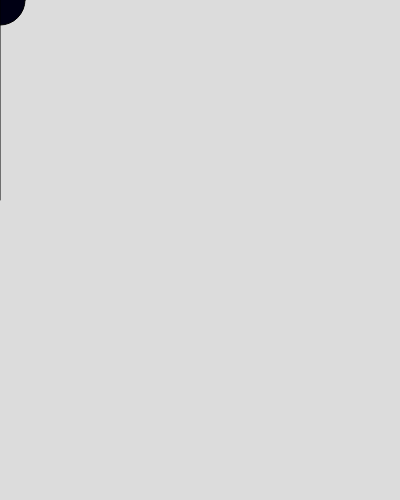
Frame 1 (no input)
Frame 60 (no input): identical to frame 1, image omitted
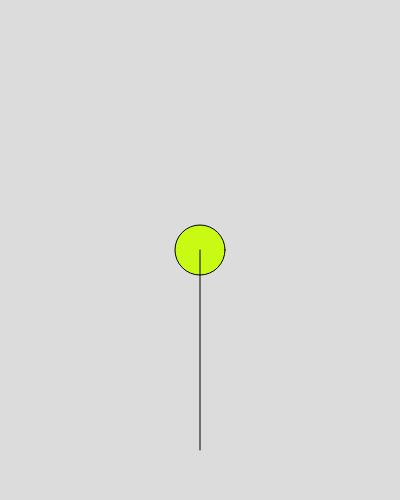
Frame 120 (the mouse pressed at the canvas centre since frame 60)

The p5.js sketch that drew these frames (run headless with seeded random() and noise() and a simulated clock; from frame 60 on, the mouse is pressed at the canvas centre):

// p5.js sketch
// ── sketch.js
let cx = 44;

function setup(){
  createCanvas(400,500)
}


function draw() {
  background(220);
  let speed = (mouseX -200) / 10;
  const r = 50;
  
  // dette er en kommentar
  let cy = mouseY;
  cx = mouseX
  
  fill(mouseX, mouseY, 20)
  circle(cx, cy,r)
  line(cx, cy, cx, cy + 200)
  
  // cx = cx + speed
  // console.log(speed)
}
